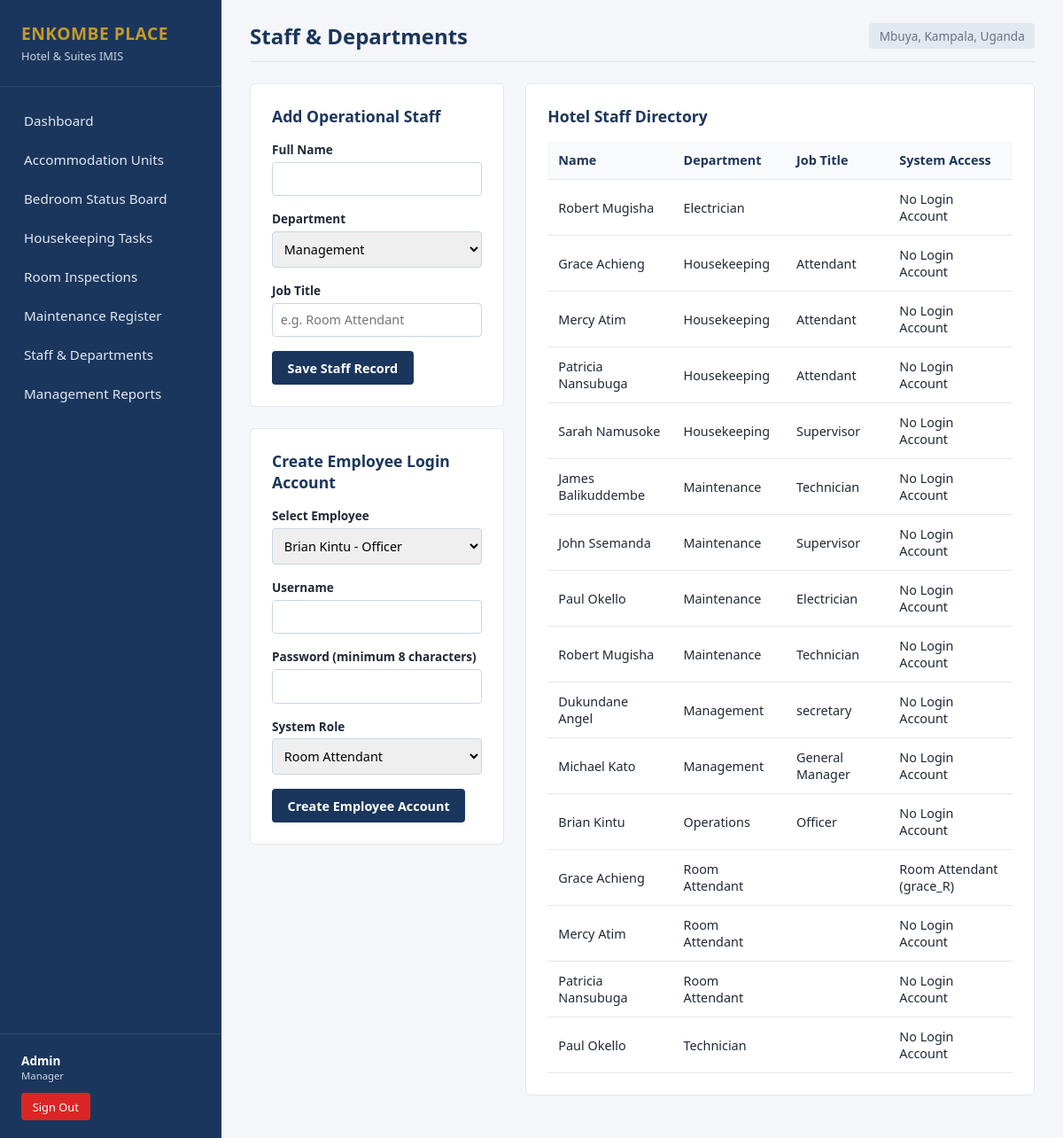
The app's page /Staff.php (signed in) with its own data.
### tables this page shows
CREATE TABLE `staff` (
  `staff_id` int(11) NOT NULL,
  `fullname` varchar(100) DEFAULT NULL,
  `phone` varchar(20) DEFAULT NULL,
  `department` varchar(50) DEFAULT NULL,
  `role` varchar(50) DEFAULT NULL,
  `email` varchar(100) DEFAULT NULL
);

CREATE TABLE `users` (
  `user_id` int(11) NOT NULL,
  `username` varchar(50) DEFAULT NULL,
  `password` varchar(255) DEFAULT NULL,
  `role` varchar(30) DEFAULT NULL,
  `staff_id` int(11) DEFAULT NULL
);

### Staff.php (the view, shortened to what this page needs)
<?php
require_once 'config.php';
require_once 'layout.php';
$staffWithoutAccounts = $pdo->query("
    SELECT s.staff_id, s.fullname, s.department, s.role
    FROM staff s
    LEFT JOIN users u ON s.staff_id = u.staff_id
    WHERE u.user_id IS NULL
    ORDER BY s.fullname
")->fetchAll();
$staffList = $pdo->query("
    SELECT s.staff_id,
           s.fullname,
           s.department,
           s.role AS job_title,
           u.username,
           u.role AS system_role
    FROM staff s
    LEFT JOIN users u ON s.staff_id = u.staff_id
    ORDER BY s.department, s.fullname
")->fetchAll();
?>
<div class="two-col">
    <div>
        <div class="panel">
            <h2>Add Operational Staff</h2>
            <form method="POST">
                <div class="form-group">
                    <label>Full Name</label>
                    <input type="text" name="full_name" required>
                </div>
                <div class="form-group">
                    <label>Department</label>
                    <select name="department" required>
                        <option value="Management">Management</option>
                    </select>
                </div>
                <div class="form-group">
                    <label>Job Title</label>
                    <input
                        type="text"
                        name="job_title"
                        placeholder="e.g. Room Attendant"
                        required
                    >
                </div>
                <button type="submit" name="add_staff" class="btn">
                    Save Staff Record
                </button>
            </form>
        </div>
        <div class="panel">
            <h2>Create Employee Login Account</h2>
            <form method="POST">
                <div class="form-group">
                    <label>Select Employee</label>
                    <select name="staff_id" required>
                        <?php foreach ($staffWithoutAccounts as $s): ?>
                        <option value="<?= $s['staff_id'] ?>">
                            <?= htmlspecialchars($s['fullname']) ?>
                            -
                        </option>
                        <?php endforeach; ?>
                    </select>
                </div>
                <div class="form-group">
                    <label>Username</label>
                    <input type="text" name="username" required>
                </div>
                <div class="form-group">
                    <label>Password (minimum 8 characters)</label>
                    <input type="password" name="password"
                           minlength="8" required>
                </div>
                <div class="form-group">
                    <label>System Role</label>
                    <select name="role" required>
                        <option value="Room Attendant">
                            Room Attendant
                        </option>
                    </select>
                </div>
                <button type="submit" name="create_account" class="btn">
                    Create Employee Account
                </button>
            </form>
        </div>
    </div>
    <div class="panel">
        <h2>Hotel Staff Directory</h2>
        <table>
            <thead>
                <tr>
                    <th>Name</th>
                    <th>Department</th>
                    <th>Job Title</th>
                    <th>System Access</th>
                </tr>
            </thead>
            <tbody>
                <?php foreach ($staffList as $s): ?>
                <tr>
                    <td>
                        <?= htmlspecialchars($s['fullname']) ?>
                    </td>
                    <td>
                        <?= htmlspecialchars($s['department']) ?>
                    </td>
                    <td>
                        <?= htmlspecialchars($s['job_title'] ?? '') ?>
                    </td>
                    <td>
                        <?php if ($s['username']): ?>
                            <?= htmlspecialchars($s['system_role']) ?>
                            (<?= htmlspecialchars($s['username']) ?>)
                        <?php else: ?>
                            No Login Account
                        <?php endif; ?>
                    </td>
                </tr>
                <?php endforeach; ?>
            </tbody>
        </table>
    </div>
</div>

### style.css (style rules this page uses)
:root { --primary: #1b365d; --secondary: #2c5282; --accent: #c59b27; --bg: #f4f6f9; --card: #ffffff; --text: #1f2937; --muted: #6b7280; --border: #e5e7eb; --success: #15803d; --warning: #b45309; --danger: #b91c1c; --info: #1d4ed8; }
* { box-sizing: border-box; margin: 0; padding: 0; font-family: 'Segoe UI', Tahoma, sans-serif; }
body { background: var(--bg); color: var(--text); }
.panel { background: var(--card); padding: 1.5rem; border-radius: 6px; border: 1px solid var(--border); margin-bottom: 1.5rem; }
.panel h2 { font-size: 1.1rem; color: var(--primary); margin-bottom: 1rem; }
.two-col { display: grid; grid-template-columns: 1fr 2fr; gap: 1.5rem; }
.form-group { margin-bottom: 1rem; }
.form-group label { display: block; font-size: 0.85rem; font-weight: 600; margin-bottom: 0.3rem; }
.form-group input, .form-group select, .form-group textarea { width: 100%; padding: 0.55rem; border: 1px solid #cbd5e1; border-radius: 4px; font-size: 0.9rem; }
.btn { padding: 0.6rem 1.1rem; border: none; border-radius: 4px; cursor: pointer; font-weight: 600; font-size: 0.9rem; background: var(--primary); color: #fff; }
table { width: 100%; border-collapse: collapse; font-size: 0.9rem; }
th, td { padding: 0.75rem; text-align: left; border-bottom: 1px solid var(--border); }
th { background: #f8fafc; color: var(--primary); font-weight: 600; }

### records on screen
staff: fullname "Robert Mugisha", department "Electrician", shows "No Login Account"
staff: fullname "Grace Achieng", department "Housekeeping", role "Attendant", shows "No Login Account"
staff: fullname "Mercy Atim", department "Housekeeping", role "Attendant", shows "No Login Account"
staff: fullname "Patricia Nansubuga", department "Housekeeping", role "Attendant", shows "No Login Account"
staff: fullname "Sarah Namusoke", department "Housekeeping", role "Supervisor", shows "No Login Account"
staff: fullname "James Balikuddembe", department "Maintenance", role "Technician", shows "No Login Account"
staff: fullname "John Ssemanda", department "Maintenance", role "Supervisor", shows "No Login Account"
staff: fullname "Paul Okello", department "Maintenance", role "Electrician", shows "No Login Account"
staff: fullname "Robert Mugisha", department "Maintenance", role "Technician", shows "No Login Account"
staff: fullname "Dukundane Angel", department "Management", role "secretary", shows "No Login Account"
staff: fullname "Michael Kato", department "Management", role "General Manager", shows "No Login Account"
staff: fullname "Brian Kintu", department "Operations", role "Officer", shows "No Login Account"
users: staff.fullname "Grace Achieng", staff.department "Room Attendant", role "Room Attendant", username "grace_R"
staff: fullname "Mercy Atim", department "Room Attendant", shows "No Login Account"
staff: fullname "Patricia Nansubuga", department "Room Attendant", shows "No Login Account"
staff: fullname "Paul Okello", department "Technician", shows "No Login Account"

### other values on screen
$fullName "Admin"
$role "Manager"
$title "Staff & Departments"
form field staff_id "Brian Kintu - Officer"
